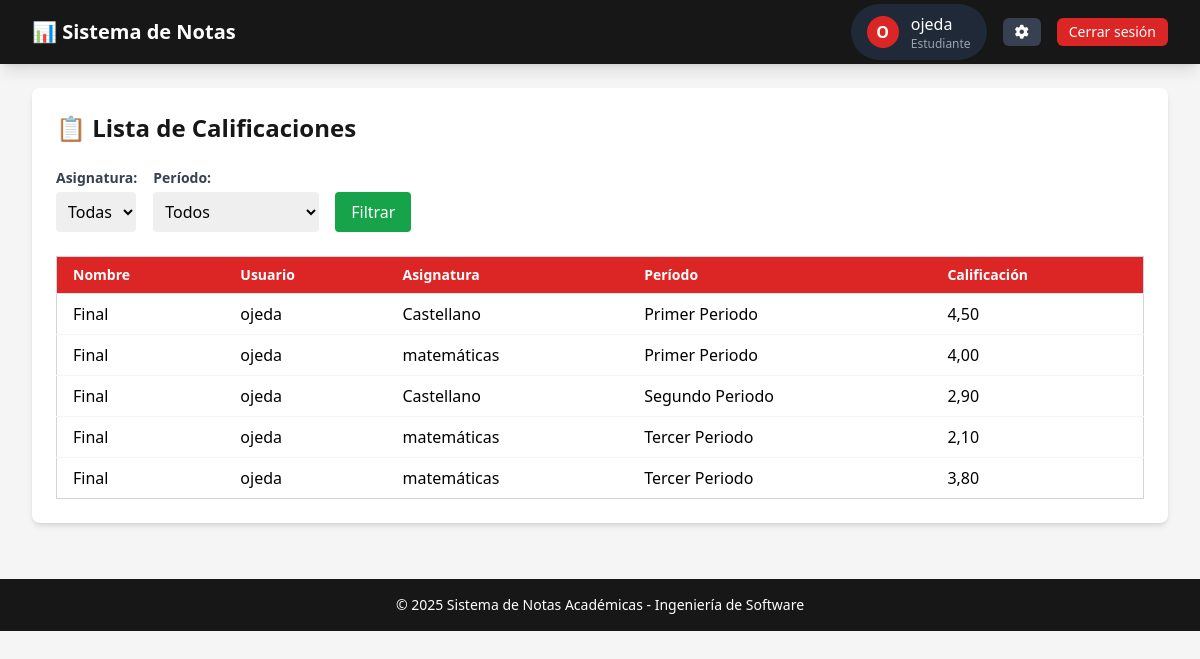
Page /academico/calificaciones_estudiante/ (signed in) on the earlier database version.
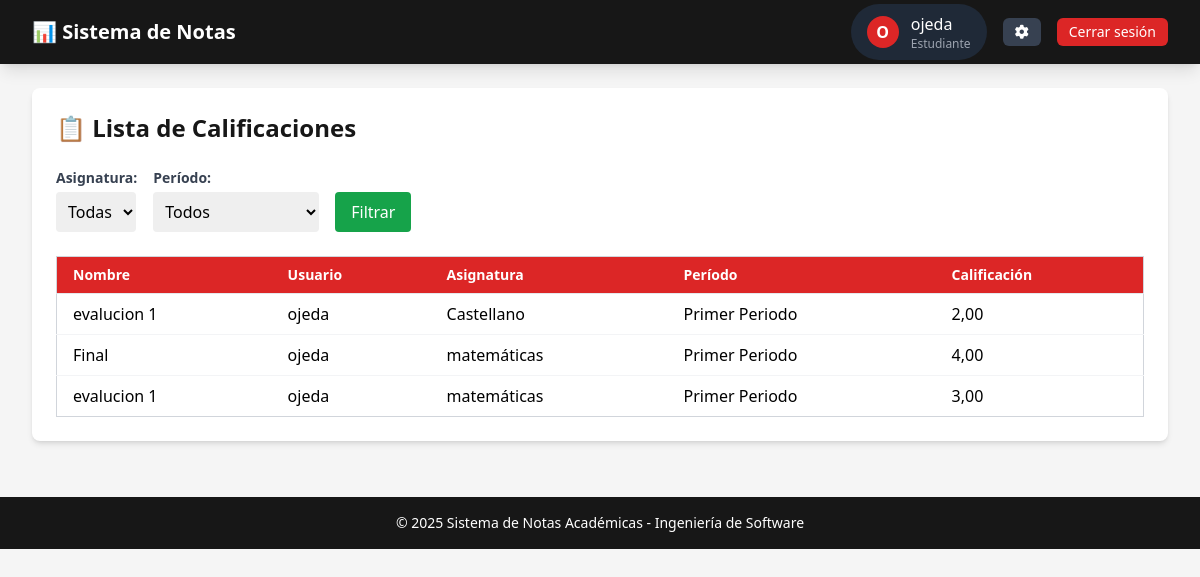
Same page on the later database version.
### academico/models.py (models this page shows, shortened)
class Calificacion(models.Model):
    class Meta:
        indexes = [
            models.Index(fields=['estudiante', 'asignatura']),
            models.Index(fields=['periodo']),
            models.Index(fields=['profesor'])
        ]
        ordering = ['-periodo__nombre', 'asignatura__nombre']
    estudiante = models.ForeignKey(Estudiante, on_delete=models.CASCADE)
    profesor = models.ForeignKey(Profesor, on_delete=models.CASCADE)
    asignatura = models.ForeignKey(Asignatura, on_delete=models.CASCADE)
    periodo = models.ForeignKey(Periodo, on_delete=models.CASCADE)
    tipo_evaluacion = models.CharField(max_length=50, default="Final")
    nombre = models.CharField(
        max_length=100,
        blank=False,  # Puedes cambiar a False si lo quieres requerido
        verbose_name="Nombre/Descripción",
        help_text="Nombre descriptivo de la calificación"
    )
    nota = models.DecimalField(max_digits=4, decimal_places=2)

class Estudiante(models.Model):
    user = models.OneToOneField(settings.AUTH_USER_MODEL, on_delete=models.CASCADE)
    matricula = models.CharField(max_length=30, unique=True)

class User(AbstractUser):
    ROLES = [('admin', 'Administrador'), ('profesor', 'Profesor'), ('estudiante', 'Estudiante')]
    username = models.CharField('Nombre de usuario', max_length=30, unique=True)
    rol = models.CharField('Rol', max_length=20, choices=ROLES, default='estudiante')
    pregunta_seguridad = models.CharField('Pregunta de recuperación', max_length=200, blank=True, null=True)
    respuesta_seguridad = models.CharField('Respuesta de recuperación', max_length=200, blank=True, null=True)
    primer_inicio_sesion = models.BooleanField(default=True)
    intentos_recuperacion = models.IntegerField(default=0)
    ultimo_intento = models.DateTimeField(null=True, blank=True)
    objects = CustomUserManager()
    USERNAME_FIELD = 'username'
    REQUIRED_FIELDS = ['rol']

class Asignatura(models.Model):
    nombre = models.CharField(max_length=100)

class Periodo(models.Model):
    nombre = models.CharField(max_length=100)

### academico/views.py (the view)
# urls.py: path('calificaciones_estudiante/', views.calificaciones_estudiante, name='calificaciones_estudiante'),
@login_required
def calificaciones_estudiante(request):
    if request.user.rol != 'estudiante':
        messages.error(request, "No tienes permisos para acceder a esta página.")
        return redirect('login')
    try:
        estudiante = Estudiante.objects.get(user=request.user)
        calificaciones = Calificacion.objects.filter(estudiante=estudiante).order_by('periodo', 'asignatura__nombre')
        periodos = Periodo.objects.all()
        periodo_actual = request.GET.get('periodo')
        if periodo_actual:
            calificaciones = calificaciones.filter(periodo__id=periodo_actual)
        return render(request, 'academico/calificaciones/calificaciones_estudiante.html', {
            'calificaciones': calificaciones,
            'periodos': periodos,
            'periodo_actual': periodo_actual
        })
    except Estudiante.DoesNotExist:
        messages.error(request, "No se encontró el perfil de estudiante asociado a tu cuenta.")
        return redirect('login')

### templates/academico/calificaciones/calificaciones_estudiante.html (shortened to what this page needs)
{% extends 'base/base_generic.html' %}
{% block content %}
<div class="bg-white p-6 rounded-lg shadow-md">
    <h2 class="text-2xl font-bold text-academic-secondary mb-6">📋 Lista de Calificaciones</h2>
   <form method="get" class="flex flex-wrap gap-4 items-center mb-6">
    <div>
        <label class="block mb-1 font-semibold text-sm text-gray-700">Asignatura:</label>
        <select name="asignatura" class="border-gray-300 rounded p-2">
            <option value="">Todas</option>
        </select>
    </div>
    <div>
        <label class="block mb-1 font-semibold text-sm text-gray-700">Período:</label>
        <select name="periodo" class="border-gray-300 rounded p-2">
            <option value="">Todos</option>
        </select>
    </div>
    <div class="self-end">
        <button type="submit" class="bg-green-600 text-white px-4 py-2 rounded hover:bg-green-700 transition">Filtrar</button>
    </div>
</form>
        <div class="overflow-x-auto">
            <table class="min-w-full divide-y divide-gray-200 border border-gray-300">
                <thead class="bg-academic-primary text-white">
                    <tr>
                        <th class="px-4 py-2 text-left text-sm font-semibold">Nombre</th>
                        <th class="px-4 py-2 text-left text-sm font-semibold">Usuario</th>
                        <th class="px-4 py-2 text-left text-sm font-semibold">Asignatura</th>
                        <th class="px-4 py-2 text-left text-sm font-semibold">Período</th>
                        <th class="px-4 py-2 text-left text-sm font-semibold">Calificación</th>
                    </tr>
                </thead>
                <tbody class="bg-white divide-y divide-gray-100">
                    {% for calificacion in calificaciones %}
                        <tr class="hover:bg-gray-50">
                            <td class="px-4 py-2">
                                {% if calificacion.nombre %}
                                    {{ calificacion.nombre }}
                                {% else %}
                                    {{ calificacion.tipo_evaluacion }}
                                {% endif %}
                            </td>
                            <td class="px-4 py-2">{{ calificacion.estudiante.user.username }}</td>
                            <td class="px-4 py-2">{{ calificacion.asignatura.nombre }}</td>
                            <td class="px-4 py-2">{{ calificacion.periodo.nombre }}</td>
                            <td class="px-4 py-2">{{ calificacion.nota|default:"-"|floatformat:2 }}</td>
                        </tr>
                    {% empty %}
                        <tr>
                            <td colspan="5" class="px-4 py-4 text-center text-gray-500">No hay calificaciones registradas.</td>
                        </tr>
                    {% endfor %}
                </tbody>
            </table>
        </div>
    {% endblock %}

Differences in the rows shown:
removed Calificacion: tipo_evaluacion "Final", estudiante.user.username "ojeda", asignatura.nombre "Castellano", periodo.nombre "Primer Periodo", nota "4,50"
removed Calificacion: tipo_evaluacion "Final", estudiante.user.username "ojeda", asignatura.nombre "Castellano", periodo.nombre "Segundo Periodo", nota "2,90"
removed Calificacion: tipo_evaluacion "Final", estudiante.user.username "ojeda", asignatura.nombre "matemáticas", periodo.nombre "Tercer Periodo", nota "2,10"
removed Calificacion: tipo_evaluacion "Final", estudiante.user.username "ojeda", asignatura.nombre "matemáticas", periodo.nombre "Tercer Periodo", nota "3,80"
added Calificacion: nombre "evalucion 1", estudiante.user.username "ojeda", asignatura.nombre "Castellano", periodo.nombre "Primer Periodo", nota "2,00"
added Calificacion: nombre "evalucion 1", estudiante.user.username "ojeda", asignatura.nombre "matemáticas", periodo.nombre "Primer Periodo", nota "3,00"
